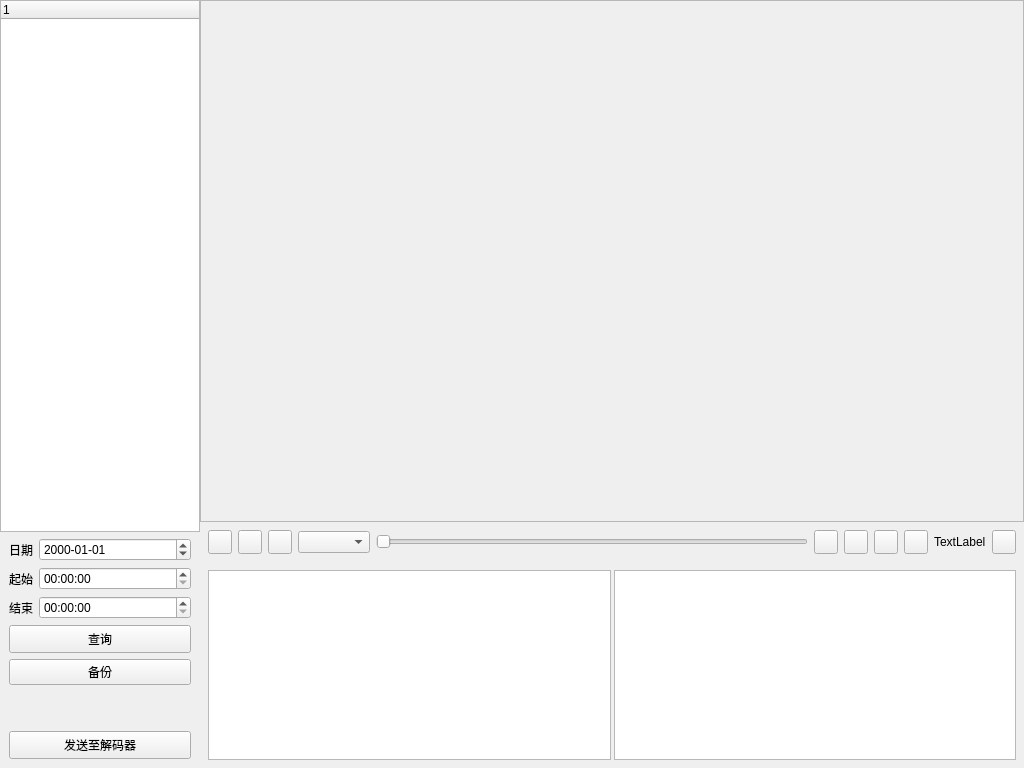
<?xml version="1.0" encoding="UTF-8"?>
<ui version="4.0">
 <class>form_playback</class>
 <widget class="QWidget" name="form_playback">
  <property name="geometry">
   <rect>
    <x>0</x>
    <y>0</y>
    <width>1024</width>
    <height>768</height>
   </rect>
  </property>
  <property name="windowTitle">
   <string>Form</string>
  </property>
  <layout class="QHBoxLayout" name="horizontalLayout">
   <property name="spacing">
    <number>0</number>
   </property>
   <property name="margin">
    <number>0</number>
   </property>
   <item>
    <widget class="QWidget" name="widget_left3" native="true">
     <property name="sizePolicy">
      <sizepolicy hsizetype="Fixed" vsizetype="Expanding">
       <horstretch>0</horstretch>
       <verstretch>0</verstretch>
      </sizepolicy>
     </property>
     <property name="minimumSize">
      <size>
       <width>200</width>
       <height>0</height>
      </size>
     </property>
     <property name="maximumSize">
      <size>
       <width>200</width>
       <height>16777215</height>
      </size>
     </property>
     <layout class="QVBoxLayout" name="verticalLayout" stretch="1,0">
      <property name="margin">
       <number>0</number>
      </property>
      <item>
       <widget class="treewidget_dev" name="treeWidget_nvr">
        <property name="sizePolicy">
         <sizepolicy hsizetype="Expanding" vsizetype="Expanding">
          <horstretch>0</horstretch>
          <verstretch>0</verstretch>
         </sizepolicy>
        </property>
        <property name="minimumSize">
         <size>
          <width>0</width>
          <height>0</height>
         </size>
        </property>
        <property name="maximumSize">
         <size>
          <width>200</width>
          <height>16777215</height>
         </size>
        </property>
        <column>
         <property name="text">
          <string notr="true">1</string>
         </property>
        </column>
       </widget>
      </item>
      <item>
       <layout class="QVBoxLayout" name="verticalLayout_4">
        <property name="leftMargin">
         <number>9</number>
        </property>
        <property name="topMargin">
         <number>0</number>
        </property>
        <property name="rightMargin">
         <number>9</number>
        </property>
        <property name="bottomMargin">
         <number>9</number>
        </property>
        <item>
         <layout class="QHBoxLayout" name="horizontalLayout_3">
          <item>
           <widget class="QLabel" name="lab_date">
            <property name="text">
             <string>日期</string>
            </property>
           </widget>
          </item>
          <item>
           <widget class="QDateEdit" name="dateEdit">
            <property name="sizePolicy">
             <sizepolicy hsizetype="Minimum" vsizetype="Fixed">
              <horstretch>1</horstretch>
              <verstretch>0</verstretch>
             </sizepolicy>
            </property>
            <property name="displayFormat">
             <string>yyyy-MM-dd</string>
            </property>
           </widget>
          </item>
         </layout>
        </item>
        <item>
         <layout class="QHBoxLayout" name="horizontalLayout_4">
          <item>
           <widget class="QLabel" name="lab_start">
            <property name="text">
             <string>起始</string>
            </property>
           </widget>
          </item>
          <item>
           <widget class="QTimeEdit" name="timeEdit_start">
            <property name="sizePolicy">
             <sizepolicy hsizetype="Minimum" vsizetype="Fixed">
              <horstretch>1</horstretch>
              <verstretch>0</verstretch>
             </sizepolicy>
            </property>
            <property name="minimumDateTime">
             <datetime>
              <hour>0</hour>
              <minute>0</minute>
              <second>0</second>
              <year>2000</year>
              <month>1</month>
              <day>1</day>
             </datetime>
            </property>
            <property name="displayFormat">
             <string>HH:mm:ss</string>
            </property>
           </widget>
          </item>
         </layout>
        </item>
        <item>
         <layout class="QHBoxLayout" name="horizontalLayout_5">
          <item>
           <widget class="QLabel" name="lab_end">
            <property name="text">
             <string>结束</string>
            </property>
           </widget>
          </item>
          <item>
           <widget class="QTimeEdit" name="timeEdit_end">
            <property name="sizePolicy">
             <sizepolicy hsizetype="Minimum" vsizetype="Fixed">
              <horstretch>1</horstretch>
              <verstretch>0</verstretch>
             </sizepolicy>
            </property>
            <property name="minimumDateTime">
             <datetime>
              <hour>0</hour>
              <minute>0</minute>
              <second>0</second>
              <year>2000</year>
              <month>1</month>
              <day>1</day>
             </datetime>
            </property>
            <property name="displayFormat">
             <string>HH:mm:ss</string>
            </property>
           </widget>
          </item>
         </layout>
        </item>
        <item>
         <widget class="QPushButton" name="btn_srh">
          <property name="minimumSize">
           <size>
            <width>0</width>
            <height>28</height>
           </size>
          </property>
          <property name="text">
           <string>查询</string>
          </property>
          <property name="icon">
           <iconset resource="../other/rc.qrc">
            <normaloff>:/image/search.png</normaloff>:/image/search.png</iconset>
          </property>
          <property name="iconSize">
           <size>
            <width>20</width>
            <height>20</height>
           </size>
          </property>
         </widget>
        </item>
        <item>
         <widget class="QPushButton" name="btn_backup">
          <property name="text">
           <string>备份</string>
          </property>
          <property name="icon">
           <iconset resource="../other/rc.qrc">
            <normaloff>:/image/btn_save.png</normaloff>:/image/btn_save.png</iconset>
          </property>
          <property name="iconSize">
           <size>
            <width>20</width>
            <height>20</height>
           </size>
          </property>
         </widget>
        </item>
        <item>
         <spacer name="verticalSpacer_2">
          <property name="orientation">
           <enum>Qt::Vertical</enum>
          </property>
          <property name="sizeType">
           <enum>QSizePolicy::Fixed</enum>
          </property>
          <property name="sizeHint" stdset="0">
           <size>
            <width>20</width>
            <height>40</height>
           </size>
          </property>
         </spacer>
        </item>
        <item>
         <widget class="QPushButton" name="btn_to_dec">
          <property name="minimumSize">
           <size>
            <width>0</width>
            <height>28</height>
           </size>
          </property>
          <property name="text">
           <string>发送至解码器</string>
          </property>
          <property name="icon">
           <iconset resource="../other/rc.qrc">
            <normaloff>:/image/image_next.png</normaloff>:/image/image_next.png</iconset>
          </property>
          <property name="iconSize">
           <size>
            <width>20</width>
            <height>20</height>
           </size>
          </property>
         </widget>
        </item>
       </layout>
      </item>
     </layout>
    </widget>
   </item>
   <item>
    <layout class="QVBoxLayout" name="verticalLayout_2" stretch="1,0">
     <property name="spacing">
      <number>0</number>
     </property>
     <item>
      <widget class="QFrame" name="frame">
       <property name="sizePolicy">
        <sizepolicy hsizetype="Expanding" vsizetype="Expanding">
         <horstretch>0</horstretch>
         <verstretch>1</verstretch>
        </sizepolicy>
       </property>
       <property name="frameShape">
        <enum>QFrame::StyledPanel</enum>
       </property>
       <property name="frameShadow">
        <enum>QFrame::Raised</enum>
       </property>
      </widget>
     </item>
     <item>
      <widget class="QWidget" name="widget_bottom" native="true">
       <property name="sizePolicy">
        <sizepolicy hsizetype="Expanding" vsizetype="Expanding">
         <horstretch>0</horstretch>
         <verstretch>0</verstretch>
        </sizepolicy>
       </property>
       <property name="minimumSize">
        <size>
         <width>0</width>
         <height>0</height>
        </size>
       </property>
       <property name="maximumSize">
        <size>
         <width>16777215</width>
         <height>16777215</height>
        </size>
       </property>
       <layout class="QVBoxLayout" name="verticalLayout_3" stretch="0,1">
        <property name="spacing">
         <number>0</number>
        </property>
        <property name="margin">
         <number>0</number>
        </property>
        <item>
         <widget class="QWidget" name="widget_play_ctrl" native="true">
          <property name="sizePolicy">
           <sizepolicy hsizetype="Preferred" vsizetype="Fixed">
            <horstretch>0</horstretch>
            <verstretch>0</verstretch>
           </sizepolicy>
          </property>
          <layout class="QHBoxLayout" name="horizontalLayout_2">
           <property name="margin">
            <number>8</number>
           </property>
           <item>
            <widget class="QPushButton" name="btn_play">
             <property name="sizePolicy">
              <sizepolicy hsizetype="Fixed" vsizetype="Fixed">
               <horstretch>0</horstretch>
               <verstretch>0</verstretch>
              </sizepolicy>
             </property>
             <property name="minimumSize">
              <size>
               <width>24</width>
               <height>24</height>
              </size>
             </property>
             <property name="maximumSize">
              <size>
               <width>24</width>
               <height>24</height>
              </size>
             </property>
            </widget>
           </item>
           <item>
            <widget class="QPushButton" name="btn_stop">
             <property name="sizePolicy">
              <sizepolicy hsizetype="Fixed" vsizetype="Fixed">
               <horstretch>0</horstretch>
               <verstretch>0</verstretch>
              </sizepolicy>
             </property>
             <property name="minimumSize">
              <size>
               <width>24</width>
               <height>24</height>
              </size>
             </property>
             <property name="maximumSize">
              <size>
               <width>24</width>
               <height>24</height>
              </size>
             </property>
             <property name="text">
              <string/>
             </property>
             <property name="icon">
              <iconset resource="../other/rc.qrc">
               <normaloff>:/image/pctl_stop.bmp</normaloff>:/image/pctl_stop.bmp</iconset>
             </property>
            </widget>
           </item>
           <item>
            <widget class="QPushButton" name="btn_next_frame">
             <property name="sizePolicy">
              <sizepolicy hsizetype="Fixed" vsizetype="Fixed">
               <horstretch>0</horstretch>
               <verstretch>0</verstretch>
              </sizepolicy>
             </property>
             <property name="minimumSize">
              <size>
               <width>24</width>
               <height>24</height>
              </size>
             </property>
             <property name="maximumSize">
              <size>
               <width>24</width>
               <height>24</height>
              </size>
             </property>
             <property name="text">
              <string/>
             </property>
             <property name="icon">
              <iconset resource="../other/rc.qrc">
               <normaloff>:/image/pctl_frame.bmp</normaloff>:/image/pctl_frame.bmp</iconset>
             </property>
            </widget>
           </item>
           <item>
            <widget class="QComboBox" name="comboBox_speed">
             <property name="sizePolicy">
              <sizepolicy hsizetype="Fixed" vsizetype="Fixed">
               <horstretch>0</horstretch>
               <verstretch>0</verstretch>
              </sizepolicy>
             </property>
            </widget>
           </item>
           <item>
            <widget class="QSlider" name="slider_play">
             <property name="orientation">
              <enum>Qt::Horizontal</enum>
             </property>
            </widget>
           </item>
           <item>
            <widget class="QPushButton" name="btn_page_start">
             <property name="sizePolicy">
              <sizepolicy hsizetype="Fixed" vsizetype="Fixed">
               <horstretch>0</horstretch>
               <verstretch>0</verstretch>
              </sizepolicy>
             </property>
             <property name="minimumSize">
              <size>
               <width>24</width>
               <height>24</height>
              </size>
             </property>
             <property name="maximumSize">
              <size>
               <width>24</width>
               <height>24</height>
              </size>
             </property>
             <property name="icon">
              <iconset resource="../other/rc.qrc">
               <normaloff>:/image/page_start.png</normaloff>:/image/page_start.png</iconset>
             </property>
            </widget>
           </item>
           <item>
            <widget class="QPushButton" name="btn_page_pre">
             <property name="sizePolicy">
              <sizepolicy hsizetype="Fixed" vsizetype="Fixed">
               <horstretch>0</horstretch>
               <verstretch>0</verstretch>
              </sizepolicy>
             </property>
             <property name="minimumSize">
              <size>
               <width>24</width>
               <height>24</height>
              </size>
             </property>
             <property name="maximumSize">
              <size>
               <width>24</width>
               <height>24</height>
              </size>
             </property>
             <property name="icon">
              <iconset resource="../other/rc.qrc">
               <normaloff>:/image/page_pre.png</normaloff>:/image/page_pre.png</iconset>
             </property>
            </widget>
           </item>
           <item>
            <widget class="QPushButton" name="btn_page_next">
             <property name="sizePolicy">
              <sizepolicy hsizetype="Fixed" vsizetype="Fixed">
               <horstretch>0</horstretch>
               <verstretch>0</verstretch>
              </sizepolicy>
             </property>
             <property name="minimumSize">
              <size>
               <width>24</width>
               <height>24</height>
              </size>
             </property>
             <property name="maximumSize">
              <size>
               <width>24</width>
               <height>24</height>
              </size>
             </property>
             <property name="text">
              <string/>
             </property>
             <property name="icon">
              <iconset resource="../other/rc.qrc">
               <normaloff>:/image/page_next.png</normaloff>:/image/page_next.png</iconset>
             </property>
            </widget>
           </item>
           <item>
            <widget class="QPushButton" name="btn_page_end">
             <property name="sizePolicy">
              <sizepolicy hsizetype="Fixed" vsizetype="Fixed">
               <horstretch>0</horstretch>
               <verstretch>0</verstretch>
              </sizepolicy>
             </property>
             <property name="minimumSize">
              <size>
               <width>24</width>
               <height>24</height>
              </size>
             </property>
             <property name="maximumSize">
              <size>
               <width>24</width>
               <height>24</height>
              </size>
             </property>
             <property name="text">
              <string/>
             </property>
             <property name="icon">
              <iconset resource="../other/rc.qrc">
               <normaloff>:/image/page_end.png</normaloff>:/image/page_end.png</iconset>
             </property>
            </widget>
           </item>
           <item>
            <widget class="QLabel" name="lab_page">
             <property name="text">
              <string>TextLabel</string>
             </property>
            </widget>
           </item>
           <item>
            <widget class="QPushButton" name="btn_extra">
             <property name="sizePolicy">
              <sizepolicy hsizetype="Fixed" vsizetype="Fixed">
               <horstretch>0</horstretch>
               <verstretch>0</verstretch>
              </sizepolicy>
             </property>
             <property name="minimumSize">
              <size>
               <width>24</width>
               <height>24</height>
              </size>
             </property>
             <property name="maximumSize">
              <size>
               <width>24</width>
               <height>24</height>
              </size>
             </property>
             <property name="text">
              <string/>
             </property>
             <property name="iconSize">
              <size>
               <width>24</width>
               <height>24</height>
              </size>
             </property>
            </widget>
           </item>
          </layout>
         </widget>
        </item>
        <item>
         <widget class="QWidget" name="widget_result" native="true">
          <property name="sizePolicy">
           <sizepolicy hsizetype="Expanding" vsizetype="Expanding">
            <horstretch>0</horstretch>
            <verstretch>0</verstretch>
           </sizepolicy>
          </property>
          <layout class="QHBoxLayout" name="horizontalLayout_6">
           <property name="spacing">
            <number>3</number>
           </property>
           <property name="margin">
            <number>8</number>
           </property>
           <item>
            <widget class="QTableWidget" name="tableWidget_left">
             <property name="sizePolicy">
              <sizepolicy hsizetype="Expanding" vsizetype="Fixed">
               <horstretch>0</horstretch>
               <verstretch>0</verstretch>
              </sizepolicy>
             </property>
             <property name="maximumSize">
              <size>
               <width>16777215</width>
               <height>190</height>
              </size>
             </property>
            </widget>
           </item>
           <item>
            <widget class="QTableWidget" name="tableWidget_right">
             <property name="sizePolicy">
              <sizepolicy hsizetype="Expanding" vsizetype="Fixed">
               <horstretch>0</horstretch>
               <verstretch>0</verstretch>
              </sizepolicy>
             </property>
             <property name="maximumSize">
              <size>
               <width>16777215</width>
               <height>190</height>
              </size>
             </property>
            </widget>
           </item>
          </layout>
         </widget>
        </item>
       </layout>
      </widget>
     </item>
    </layout>
   </item>
  </layout>
 </widget>
 <customwidgets>
  <customwidget>
   <class>treewidget_dev</class>
   <extends>QTreeWidget</extends>
   <header>treewidget_dev.h</header>
  </customwidget>
 </customwidgets>
 <resources>
  <include location="../other/rc.qrc"/>
  <include location="../other/rc.qrc"/>
 </resources>
 <connections/>
</ui>
